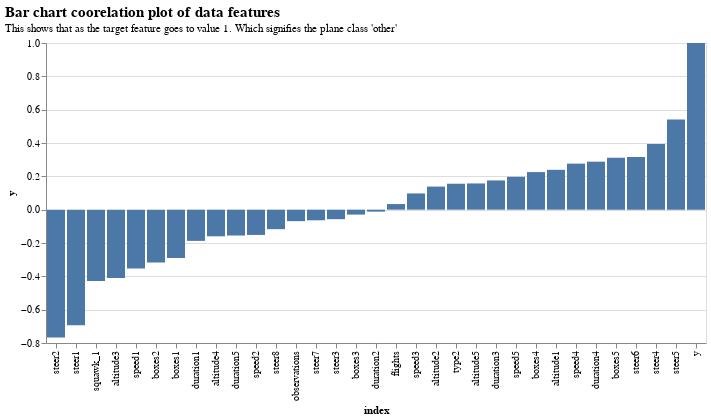

The notebook cell saved with this chart:
### Code cell
corY = pd.DataFrame(dat1.corr().y).reset_index()



alt.Chart(corY).mark_bar().encode(
    alt.X("index",sort="y"),
    alt.Y("y")
).properties(
      title = {
        "text":  "Bar chart coorelation plot of data features",
        "subtitle": "This shows that as the target feature goes to value 1. Which signifies the plane class 'other' "
        }).configure_title(
      fontSize = 15, 
      anchor = "start", 
      subtitleFontSize = 11)

### Figure 1 — Vega-Lite specification as saved in the notebook (floating-point values rounded to 4 significant figures)
{"config": {"view": {"continuousWidth": 400, "continuousHeight": 300}, "title": {"anchor": "start", "fontSize": 15, "subtitleFontSize": 11}}, "data": {"name": "data-fe7fae05d470a25d20f535ee7521fae8"}, "mark": "bar", "encoding": {"x": {"type": "nominal", "field": "index", "sort": "y"}, "y": {"type": "quantitative", "field": "y"}}, "title": {"text": "Bar chart coorelation plot of data features", "subtitle": "This shows that as the target feature goes to value 1. Which signifies the plane class 'other' "}, "$schema": "https://vega.github.io/schema/vega-lite/v4.8.1.json", "datasets": {"data-fe7fae05d470a25d20f535ee7521fae8": [{"index": "duration1", "y": -0.1873}, {"index": "duration2", "y": -0.01189}, {"index": "duration3", "y": 0.1753}, {"index": "duration4", "y": 0.288}, {"index": "duration5", "y": -0.1552}, {"index": "boxes1", "y": -0.2902}, {"index": "boxes2", "y": -0.3169}, {"index": "boxes3", "y": -0.02956}, {"index": "boxes4", "y": 0.2255}, {"index": "boxes5", "y": 0.3111}, {"index": "speed1", "y": -0.3529}, {"index": "speed2", "y": -0.1516}, {"index": "speed3", "y": 0.09748}, {"index": "speed4", "y": 0.2762}, {"index": "speed5", "y": 0.1972}, {"index": "altitude1", "y": 0.239}, {"index": "altitude2", "y": 0.1386}, {"index": "altitude3", "y": -0.41}, {"index": "altitude4", "y": -0.1597}, {"index": "altitude5", "y": 0.1574}, {"index": "steer1", "y": -0.6933}, {"index": "steer2", "y": -0.7664}, {"index": "steer3", "y": -0.05722}, {"index": "steer4", "y": 0.3943}, {"index": "steer5", "y": 0.5414}, {"index": "steer6", "y": 0.3161}, {"index": "steer7", "y": -0.0638}, {"index": "steer8", "y": -0.1171}, {"index": "flights", "y": 0.0336}, {"index": "squawk_1", "y": -0.4281}, {"index": "observations", "y": -0.06886}, {"index": "y", "y": 1.0}, {"index": "type2", "y": 0.1556}]}}
